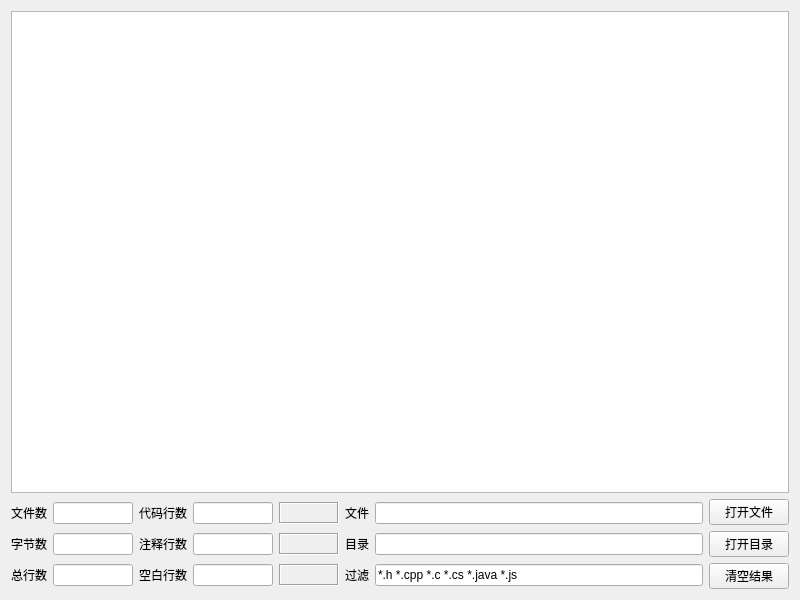
<?xml version="1.0" encoding="UTF-8"?>
<ui version="4.0">
 <class>MainWindow</class>
 <widget class="QWidget" name="MainWindow">
  <property name="geometry">
   <rect>
    <x>0</x>
    <y>0</y>
    <width>800</width>
    <height>600</height>
   </rect>
  </property>
  <layout class="QVBoxLayout" name="verticalLayout_2">
   <item>
    <widget class="QTableWidget" name="tableWidget"/>
   </item>
   <item>
    <widget class="QWidget" name="widget" native="true">
     <layout class="QGridLayout" name="gridLayout_2">
      <property name="leftMargin">
       <number>0</number>
      </property>
      <property name="topMargin">
       <number>0</number>
      </property>
      <property name="rightMargin">
       <number>0</number>
      </property>
      <property name="bottomMargin">
       <number>0</number>
      </property>
      <item row="0" column="0" rowspan="3">
       <layout class="QGridLayout" name="gridLayout">
        <item row="0" column="3">
         <widget class="QLineEdit" name="txtCode">
          <property name="maximumSize">
           <size>
            <width>80</width>
            <height>16777215</height>
           </size>
          </property>
          <property name="alignment">
           <set>Qt::AlignCenter</set>
          </property>
          <property name="readOnly">
           <bool>true</bool>
          </property>
         </widget>
        </item>
        <item row="2" column="1">
         <widget class="QLineEdit" name="txtRow">
          <property name="sizePolicy">
           <sizepolicy hsizetype="Ignored" vsizetype="Fixed">
            <horstretch>0</horstretch>
            <verstretch>0</verstretch>
           </sizepolicy>
          </property>
          <property name="alignment">
           <set>Qt::AlignCenter</set>
          </property>
          <property name="readOnly">
           <bool>true</bool>
          </property>
         </widget>
        </item>
        <item row="1" column="3">
         <widget class="QLineEdit" name="txtNote">
          <property name="sizePolicy">
           <sizepolicy hsizetype="Ignored" vsizetype="Fixed">
            <horstretch>0</horstretch>
            <verstretch>0</verstretch>
           </sizepolicy>
          </property>
          <property name="alignment">
           <set>Qt::AlignCenter</set>
          </property>
          <property name="readOnly">
           <bool>true</bool>
          </property>
         </widget>
        </item>
        <item row="2" column="3">
         <widget class="QLineEdit" name="txtBlank">
          <property name="sizePolicy">
           <sizepolicy hsizetype="Ignored" vsizetype="Fixed">
            <horstretch>0</horstretch>
            <verstretch>0</verstretch>
           </sizepolicy>
          </property>
          <property name="alignment">
           <set>Qt::AlignCenter</set>
          </property>
          <property name="readOnly">
           <bool>true</bool>
          </property>
         </widget>
        </item>
        <item row="0" column="1">
         <widget class="QLineEdit" name="txtCount">
          <property name="maximumSize">
           <size>
            <width>80</width>
            <height>16777215</height>
           </size>
          </property>
          <property name="alignment">
           <set>Qt::AlignCenter</set>
          </property>
          <property name="readOnly">
           <bool>true</bool>
          </property>
         </widget>
        </item>
        <item row="0" column="4">
         <widget class="QLabel" name="labPercentCode">
          <property name="minimumSize">
           <size>
            <width>60</width>
            <height>0</height>
           </size>
          </property>
          <property name="frameShape">
           <enum>QFrame::Box</enum>
          </property>
          <property name="frameShadow">
           <enum>QFrame::Sunken</enum>
          </property>
          <property name="text">
           <string/>
          </property>
          <property name="alignment">
           <set>Qt::AlignCenter</set>
          </property>
         </widget>
        </item>
        <item row="2" column="2">
         <widget class="QLabel" name="labBlank">
          <property name="text">
           <string>空白行数</string>
          </property>
         </widget>
        </item>
        <item row="1" column="1">
         <widget class="QLineEdit" name="txtSize">
          <property name="sizePolicy">
           <sizepolicy hsizetype="Ignored" vsizetype="Fixed">
            <horstretch>0</horstretch>
            <verstretch>0</verstretch>
           </sizepolicy>
          </property>
          <property name="alignment">
           <set>Qt::AlignCenter</set>
          </property>
          <property name="readOnly">
           <bool>true</bool>
          </property>
         </widget>
        </item>
        <item row="2" column="5">
         <widget class="QLabel" name="labFilter">
          <property name="text">
           <string>过滤</string>
          </property>
         </widget>
        </item>
        <item row="0" column="5">
         <widget class="QLabel" name="labFile">
          <property name="text">
           <string>文件</string>
          </property>
         </widget>
        </item>
        <item row="1" column="6">
         <widget class="QLineEdit" name="txtPath">
          <property name="readOnly">
           <bool>true</bool>
          </property>
         </widget>
        </item>
        <item row="0" column="6">
         <widget class="QLineEdit" name="txtFile">
          <property name="readOnly">
           <bool>true</bool>
          </property>
         </widget>
        </item>
        <item row="1" column="5">
         <widget class="QLabel" name="labPath">
          <property name="text">
           <string>目录</string>
          </property>
         </widget>
        </item>
        <item row="2" column="6">
         <widget class="QLineEdit" name="txtFilter">
          <property name="text">
           <string>*.h *.cpp *.c *.cs *.java *.js</string>
          </property>
         </widget>
        </item>
        <item row="1" column="4">
         <widget class="QLabel" name="labPercentNote">
          <property name="frameShape">
           <enum>QFrame::Box</enum>
          </property>
          <property name="frameShadow">
           <enum>QFrame::Sunken</enum>
          </property>
          <property name="text">
           <string/>
          </property>
          <property name="alignment">
           <set>Qt::AlignCenter</set>
          </property>
         </widget>
        </item>
        <item row="2" column="4">
         <widget class="QLabel" name="labPercentBlank">
          <property name="frameShape">
           <enum>QFrame::Box</enum>
          </property>
          <property name="frameShadow">
           <enum>QFrame::Sunken</enum>
          </property>
          <property name="text">
           <string/>
          </property>
          <property name="alignment">
           <set>Qt::AlignCenter</set>
          </property>
         </widget>
        </item>
        <item row="0" column="0">
         <widget class="QLabel" name="labCount">
          <property name="text">
           <string>文件数</string>
          </property>
         </widget>
        </item>
        <item row="0" column="2">
         <widget class="QLabel" name="labCode">
          <property name="text">
           <string>代码行数</string>
          </property>
         </widget>
        </item>
        <item row="1" column="2">
         <widget class="QLabel" name="labNote">
          <property name="text">
           <string>注释行数</string>
          </property>
         </widget>
        </item>
        <item row="1" column="0">
         <widget class="QLabel" name="labSize">
          <property name="text">
           <string>字节数</string>
          </property>
         </widget>
        </item>
        <item row="2" column="0">
         <widget class="QLabel" name="labRow">
          <property name="text">
           <string>总行数</string>
          </property>
         </widget>
        </item>
       </layout>
      </item>
      <item row="0" column="1">
       <widget class="QPushButton" name="btnOpenFile">
        <property name="text">
         <string>打开文件</string>
        </property>
       </widget>
      </item>
      <item row="1" column="1">
       <widget class="QPushButton" name="btnOpenPath">
        <property name="text">
         <string>打开目录</string>
        </property>
       </widget>
      </item>
      <item row="2" column="1">
       <widget class="QPushButton" name="btnClear">
        <property name="text">
         <string>清空结果</string>
        </property>
       </widget>
      </item>
     </layout>
    </widget>
   </item>
  </layout>
  <action name="actionOpen">
   <property name="icon">
    <iconset>
     <normaloff>:/images/toolbar/ic_files.png</normaloff>:/images/toolbar/ic_files.png</iconset>
   </property>
   <property name="text">
    <string>选择文件</string>
   </property>
   <property name="shortcut">
    <string>Ctrl+O</string>
   </property>
  </action>
  <action name="actionOpenDir">
   <property name="icon">
    <iconset>
     <normaloff>:/images/toolbar/ic_folder.png</normaloff>:/images/toolbar/ic_folder.png</iconset>
   </property>
   <property name="text">
    <string>选择目录</string>
   </property>
   <property name="shortcut">
    <string>Ctrl+Shift+O</string>
   </property>
  </action>
  <action name="actionAbout">
   <property name="icon">
    <iconset>
     <normaloff>:/images/toolbar/ic_about.png</normaloff>:/images/toolbar/ic_about.png</iconset>
   </property>
   <property name="text">
    <string>关于</string>
   </property>
  </action>
  <action name="actionClearModel">
   <property name="icon">
    <iconset>
     <normaloff>:/images/toolbar/ic_clean.png</normaloff>:/images/toolbar/ic_clean.png</iconset>
   </property>
   <property name="text">
    <string>清空列表</string>
   </property>
  </action>
  <action name="actionClearModelLine">
   <property name="icon">
    <iconset>
     <normaloff>:/images/toolbar/ic_delete.png</normaloff>:/images/toolbar/ic_delete.png</iconset>
   </property>
   <property name="text">
    <string>删除选中行</string>
   </property>
  </action>
  <action name="actionChinese">
   <property name="checkable">
    <bool>true</bool>
   </property>
   <property name="checked">
    <bool>true</bool>
   </property>
   <property name="text">
    <string>中文</string>
   </property>
  </action>
  <action name="actionEnglish">
   <property name="checkable">
    <bool>true</bool>
   </property>
   <property name="text">
    <string>English</string>
   </property>
  </action>
  <action name="actionUTF8">
   <property name="checkable">
    <bool>true</bool>
   </property>
   <property name="checked">
    <bool>true</bool>
   </property>
   <property name="text">
    <string>UTF8</string>
   </property>
  </action>
  <action name="actionGB18030">
   <property name="checkable">
    <bool>true</bool>
   </property>
   <property name="text">
    <string>GB18030</string>
   </property>
  </action>
  <action name="actionQuit">
   <property name="text">
    <string>退出</string>
   </property>
   <property name="shortcut">
    <string>Ctrl+Q</string>
   </property>
  </action>
 </widget>
 <layoutdefault spacing="6" margin="11"/>
 <tabstops>
  <tabstop>btnOpenFile</tabstop>
  <tabstop>btnOpenPath</tabstop>
  <tabstop>btnClear</tabstop>
  <tabstop>tableWidget</tabstop>
  <tabstop>txtCount</tabstop>
  <tabstop>txtSize</tabstop>
  <tabstop>txtRow</tabstop>
  <tabstop>txtCode</tabstop>
  <tabstop>txtNote</tabstop>
  <tabstop>txtBlank</tabstop>
  <tabstop>txtFile</tabstop>
  <tabstop>txtPath</tabstop>
  <tabstop>txtFilter</tabstop>
 </tabstops>
 <resources/>
 <connections/>
</ui>
